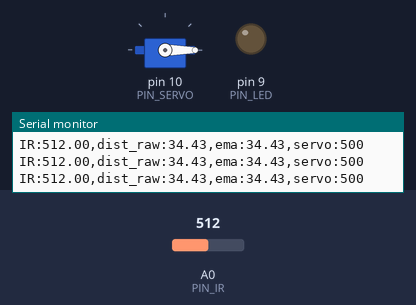
The sketch below on a simulated Arduino Uno, built with avr-gcc and run on an emulated ATmega328P. Shown: servo, output pins drawn as LEDs (lit = HIGH), the last lines printed to the serial monitor. Inputs (shaded band) come from the test bench; at power-on: A0 (PIN_IR) = 512.

Above: at 1.2 s.
1.3 s: A0 (PIN_IR) set to 355
2.8 s: A0 (PIN_IR) set to 335
At 4.0 s:
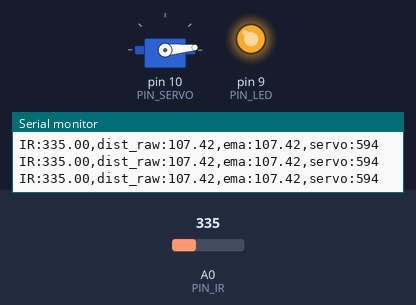
4.3 s: A0 (PIN_IR) set to 306
At 4.8 s:
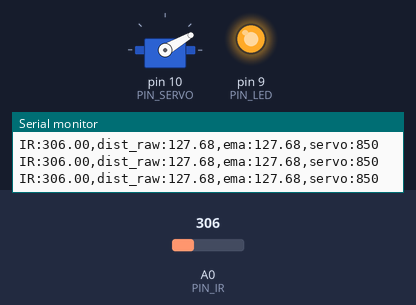
5.8 s: A0 (PIN_IR) set to 240
At 6.8 s:
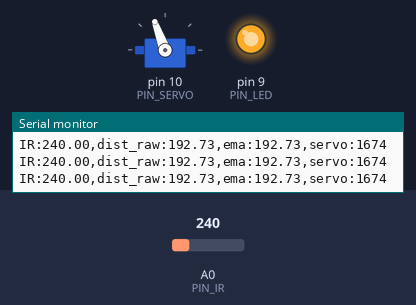
7.3 s: A0 (PIN_IR) set to 122
At 8.5 s:
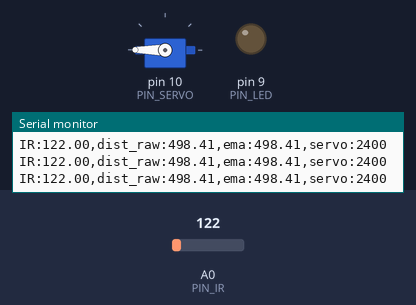
8.8 s: A0 (PIN_IR) set to 36
10.3 s: A0 (PIN_IR) set to 30
At 10.9 s:
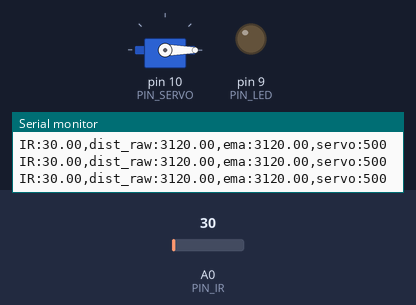
Timing chart, 0 to 12.8 s (numbered marks = the images above; inputs shaded):
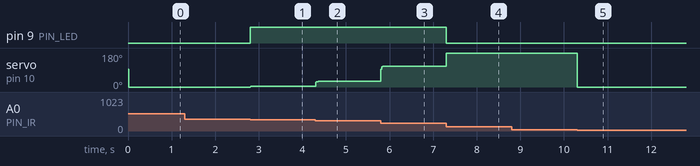

Measured:
- the behaviour switches between 348 and 347 on A0 (PIN_IR) (found by bisection; images 0 and 1)
- the behaviour switches between 34 and 33 on A0 (PIN_IR) (found by bisection; images 4 and 5)
- after the input at 2.8 s, pin 9 (PIN_LED): LOW → HIGH at once; servo on pin 10 (PIN_SERVO): 0° → 5° at once
- after the input at 4.3 s, servo on pin 10 (PIN_SERVO): 5° → 30° at once
- after the input at 5.8 s, servo on pin 10 (PIN_SERVO): 30° → 110° at once
- after the input at 7.3 s, pin 9 (PIN_LED): HIGH → LOW at once; servo on pin 10 (PIN_SERVO): 110° → 180° at once
- after the input at 10.3 s, servo on pin 10 (PIN_SERVO): 180° → 0° at once

The sketch:

17_example__3_.ino
```cpp
#include <Servo.h>

#define PIN_IR    A0
#define PIN_LED   9
#define PIN_SERVO 10

#define _DUTY_MIN 500
#define _DUTY_NEU 1500
#define _DUTY_MAX 2400

#define _DIST_MIN  100.0
#define _DIST_MAX  250.0

#define EMA_ALPHA  0.8
#define LOOP_INTERVAL  20

Servo myservo;
unsigned long last_loop_time = 0;

float dist_prev = _DIST_MIN;
float dist_ema = _DIST_MIN;

void setup() {
  pinMode(PIN_LED, OUTPUT);
  myservo.attach(PIN_SERVO);
  myservo.writeMicroseconds(_DUTY_NEU);
  Serial.begin(1000000);
}

void loop() {
  unsigned long time_curr = millis();
  int duty;
  float a_value, dist_raw;

  if (time_curr - last_loop_time < LOOP_INTERVAL) return;
  last_loop_time = time_curr;

  a_value = analogRead(PIN_IR);
  dist_raw = ((6762.0 / (a_value - 9.0)) - 4.0) * 10.0 - 60.0;

  if (dist_raw >= _DIST_MIN && dist_raw <= _DIST_MAX)
    digitalWrite(PIN_LED, HIGH);
  else
    digitalWrite(PIN_LED, LOW);

  dist_ema = EMA_ALPHA * dist_raw + (1.0 - EMA_ALPHA) * dist_prev;
  dist_prev = dist_ema;

  duty = _DUTY_MIN + (int)((_DUTY_MAX - _DUTY_MIN) * (dist_ema - _DIST_MIN) / (_DIST_MAX - _DIST_MIN));
  if (duty < _DUTY_MIN) duty = _DUTY_MIN;
  if (duty > _DUTY_MAX) duty = _DUTY_MAX;

  myservo.writeMicroseconds(duty);

  Serial.print("IR:"); Serial.print(a_value);
  Serial.print(",dist_raw:"); Serial.print(dist_raw);
  Serial.print(",ema:"); Serial.print(dist_ema);
  Serial.print(",servo:"); Serial.print(duty);
  Serial.println();
}
```
